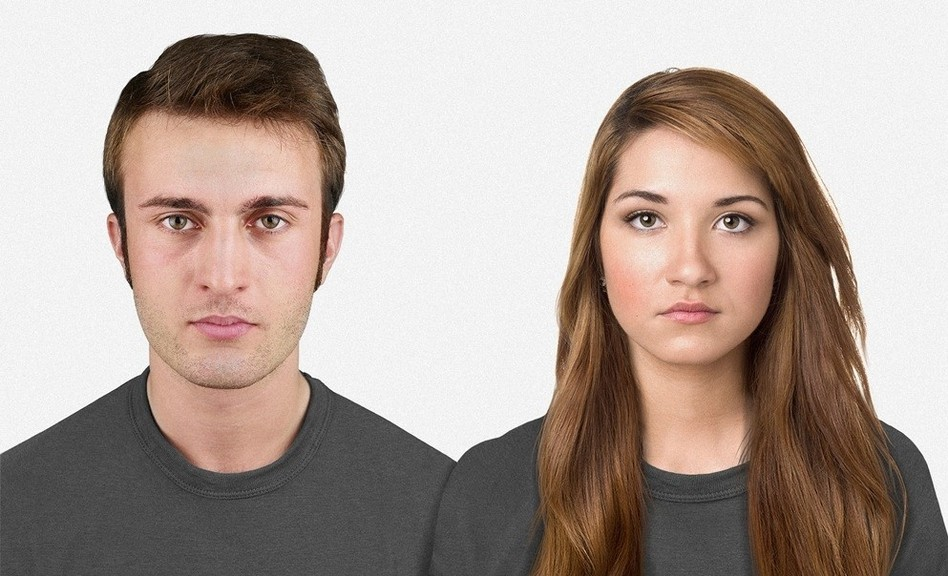
#> input picture 5th Semester/Communication_Human-Computer/Python/lab3/zdj.jpg, 948 x 576 px
$ python zad1.py
#> lines starting #> are read from the running program, lines starting #| are printed output that depends on the picture
import cv2
import sys
import PIL
from PIL import Image

faceCascade = cv2.CascadeClassifier("haarscale_cascade_default.xml")
imageCV2 = cv2.imread("zdj.jpg")
#> imageCV2 is the input picture: shape (576, 948, 3); mean B, G, R 154.1, 162, 176.7
imagePIL = Image.open("zdj.jpg")
faces = faceCascade.detectMultiScale(cv2.cvtColor(imageCV2, cv2.COLOR_BGR2GRAY))
#> faces = [[577, 135, 223, 223], [86, 114, 272, 272]]
i = 1
for (x, y, w, h) in faces:
    left = x
    top = y
    right = x+w
    bottom = y+h
    croppedImagePIL = imagePIL.crop((left, top, right, bottom)).resize((128,128))
    croppedImagePIL.save(str(i)+".jpg")
    i+=1
#> this loop made 2 passes
#> (x, y, w, h, left, top, right, bottom) on passes 1 to 2: (577, 135, 223, 223, 577, 135, 800, 358), (86, 114, 272, 272, 86, 114, 358, 386)
#> pass 1, `croppedImagePIL = imagePIL.crop((left, top, right, bottom)).resize((12..`:
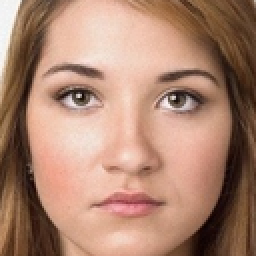
#> croppedImagePIL: PIL image 128x128 RGB (shown 2 times larger); mean R, G, B 172.3, 132.5, 112.5
#> pass 2, `croppedImagePIL = imagePIL.crop((left, top, right, bottom)).resize((12..`:
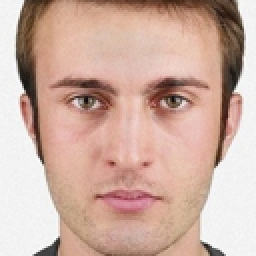
#> croppedImagePIL: PIL image 128x128 RGB (shown 2 times larger); mean R, G, B 205.6, 174.4, 161.9
#> after the loop, i = 3

$ run again, with 5th Semester/Communication_Human-Computer/Python/lab3/1.jpg copied over 5th Semester/Communication_Human-Computer/Python/lab3/zdj.jpg
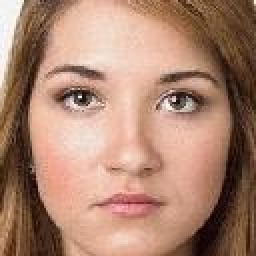
#> input picture 5th Semester/Communication_Human-Computer/Python/lab3/1.jpg, 128 x 128 px (shown 2 times larger)
#> imageCV2 is the input picture: shape (128, 128, 3); mean B, G, R 112.3, 132.3, 171.8
#> faces = [[13, 11, 105, 105]]
#> the loop `for (x, y, w, h) in faces:` made 1 pass
#> (x, y, w, h, left, top, right, bottom) on pass 1: (13, 11, 105, 105, 13, 11, 118, 116)
#> pass 1, `croppedImagePIL = imagePIL.crop((left, top, right, bottom)).resize((12..`:
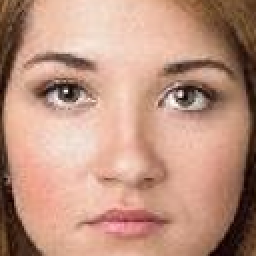
#> croppedImagePIL: PIL image 128x128 RGB (shown 2 times larger); mean R, G, B 189.9, 147.3, 128.3
#> after the loop `for (x, y, w, h) in faces:`: i = 2

$ run again, with 5th Semester/Communication_Human-Computer/Python/lab3/2.jpg copied over 5th Semester/Communication_Human-Computer/Python/lab3/zdj.jpg
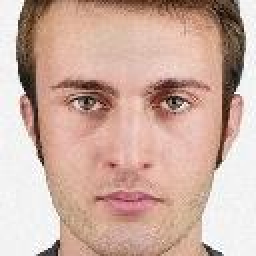
#> input picture 5th Semester/Communication_Human-Computer/Python/lab3/2.jpg, 128 x 128 px (shown 2 times larger)
#> imageCV2 is the input picture: shape (128, 128, 3); mean B, G, R 161.5, 174.1, 205.4
#> faces = [[9, 8, 110, 110]]
#> the loop `for (x, y, w, h) in faces:` made 1 pass
#> (x, y, w, h, left, top, right, bottom) on pass 1: (9, 8, 110, 110, 9, 8, 119, 118)
#> pass 1, `croppedImagePIL = imagePIL.crop((left, top, right, bottom)).resize((12..`:
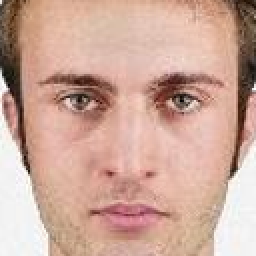
#> croppedImagePIL: PIL image 128x128 RGB (shown 2 times larger); mean R, G, B 204.8, 167.7, 153.6
#> after the loop `for (x, y, w, h) in faces:`: i = 2

$ run again, with 5th Semester/Communication_Human-Computer/Python/lab3/bartek.jpg copied over 5th Semester/Communication_Human-Computer/Python/lab3/zdj.jpg
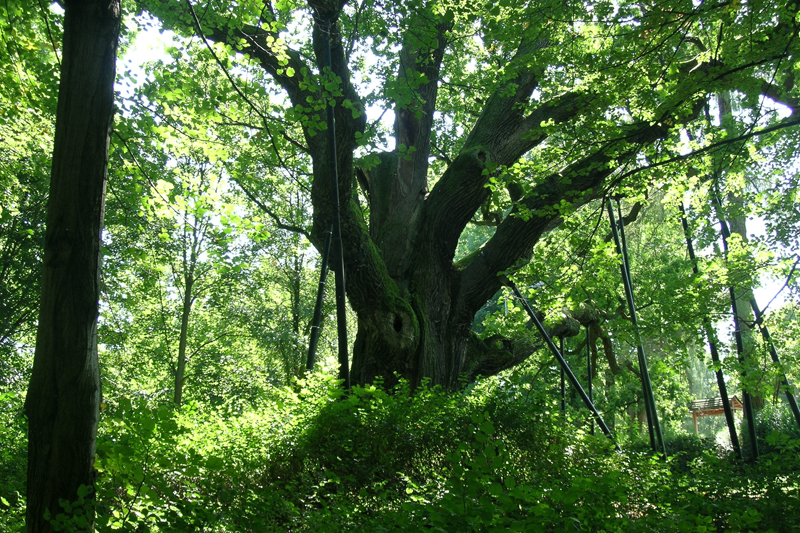
#> input picture 5th Semester/Communication_Human-Computer/Python/lab3/bartek.jpg, 800 x 533 px
#> imageCV2 is the input picture: shape (533, 800, 3); mean B, G, R 62.1, 108, 79.5
#> faces = [[715, 338, 27, 27]]
#> the loop `for (x, y, w, h) in faces:` made 1 pass
#> (x, y, w, h, left, top, right, bottom) on pass 1: (715, 338, 27, 27, 715, 338, 742, 365)
#> pass 1, `croppedImagePIL = imagePIL.crop((left, top, right, bottom)).resize((12..`:
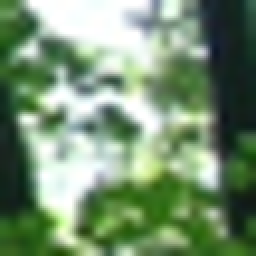
#> croppedImagePIL: PIL image 128x128 RGB (shown 2 times larger); mean R, G, B 118.7, 145.1, 114.4
#> after the loop `for (x, y, w, h) in faces:`: i = 2
